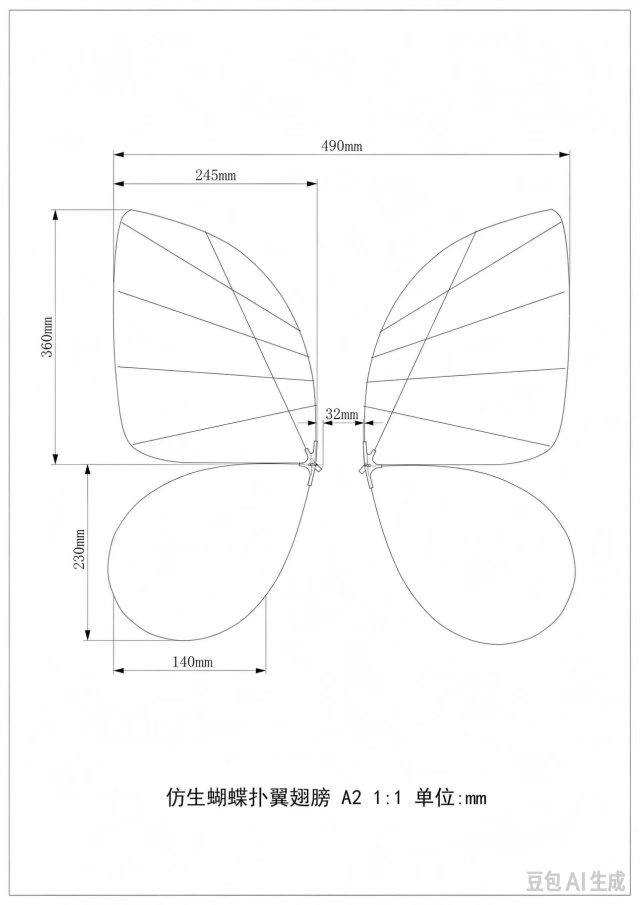
#> input picture 项目计划/docs/img/wing_A2_1to1.jpg, 1280 x 1810 px (shown at 1/2 size)
$ python measure_wing.py
#> lines starting #> are read from the running program, lines starting #| are printed output that depends on the picture; after the words box and inside, x2 and y2 are one past the last pixel; in counts of white or black regions, pixels touching at a corner belong together
"""Measure the wing drawing and compute aero / mechanism demands.

Workflow
1. flood-fill the background (sheet frame blocks it, so fill from inside too)
2. the four enclosed white regions are the wing panels
3. calibrate: forewing tip to forewing tip = 490 mm (as dimensioned)
4. per panel: area, span, chord, integral r^1 / r^2 / r^3 dA about the wing root
5. combine into half-wing numbers, compute lift / hinge moment / inertia / servo demand
6. annotate the drawing, write JSON + markdown report

Run:  python measure_wing.py
"""
import json
import os
from collections import deque

import numpy as np
from PIL import Image, ImageDraw

HERE = os.path.dirname(os.path.abspath(__file__))          # tools/calc
ROOT = os.path.dirname(os.path.dirname(HERE))              # project root
SRC = os.path.join(ROOT, 'docs', 'img', 'wing_A2_1to1.jpg')
ANN = os.path.join(ROOT, 'docs', 'img', 'wing_measured.png')
OUT_JSON = os.path.join(HERE, 'wing_measure.json')
OUT_MD = os.path.join(HERE, 'wing_report.md')

RHO, G = 1.225, 9.81
SPAN_MM = 490.0


def components(interior, H, W, min_px=15000):
    """4-connected component labelling with a BFS; returns arrays of (y, x)."""
    ys, xs = interior.nonzero()
    lab = np.zeros((H, W), np.int32)
    comps, cur = [], 0
    for k in np.argsort(ys * W + xs):
        y0, x0 = ys[k], xs[k]
        if lab[y0, x0]:
            continue
        cur += 1
        q = deque([(y0, x0)])
        lab[y0, x0] = cur
        pix = []
        while q:
            y, x = q.popleft()
            pix.append((y, x))
            for dy, dx in ((1, 0), (-1, 0), (0, 1), (0, -1)):
                ny, nx = y + dy, x + dx
                if 0 <= ny < H and 0 <= nx < W and interior[ny, nx] and lab[ny, nx] == 0:
                    lab[ny, nx] = cur
                    q.append((ny, nx))
        if len(pix) >= min_px:
            comps.append(np.array(pix))
    return comps


img = Image.open(SRC).convert('L')
W, H = img.size
#> W = 1280; H = 1810
a = np.array(img)
walls = a < 170
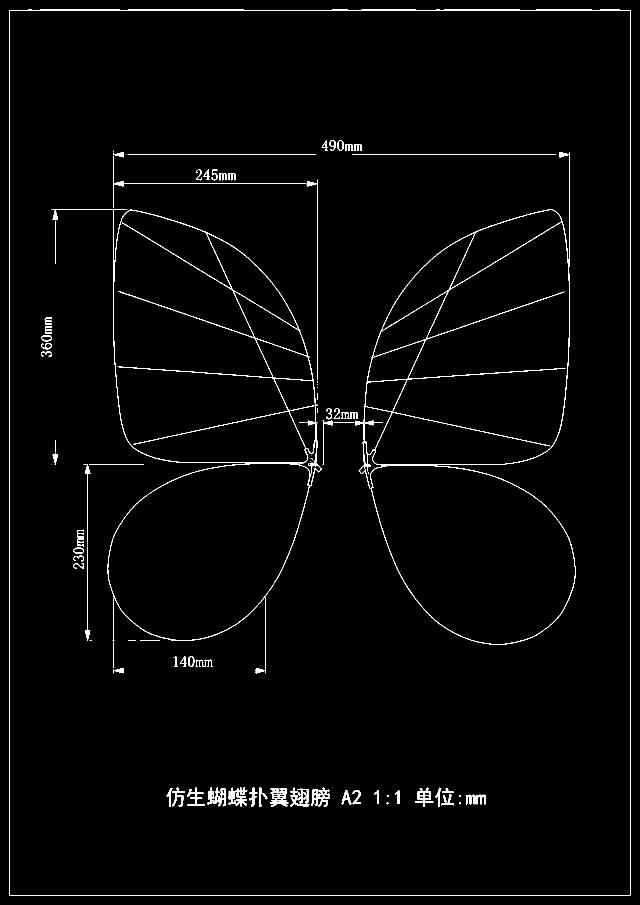
#> walls: shape (1810, 1280) bool (shown at 1/2 size); 1.6% white in thin lines or dots

b = Image.fromarray((walls * 255).astype(np.uint8)).convert('L')
#> b: PIL image 1280x1810 L; 1.6% white in thin lines or dots
for seed in [(2, 2), (W - 3, 2), (2, H - 3), (W - 3, H - 3), (W // 2, int(0.12 * H))]:
    ImageDraw.floodfill(b, seed, 128)
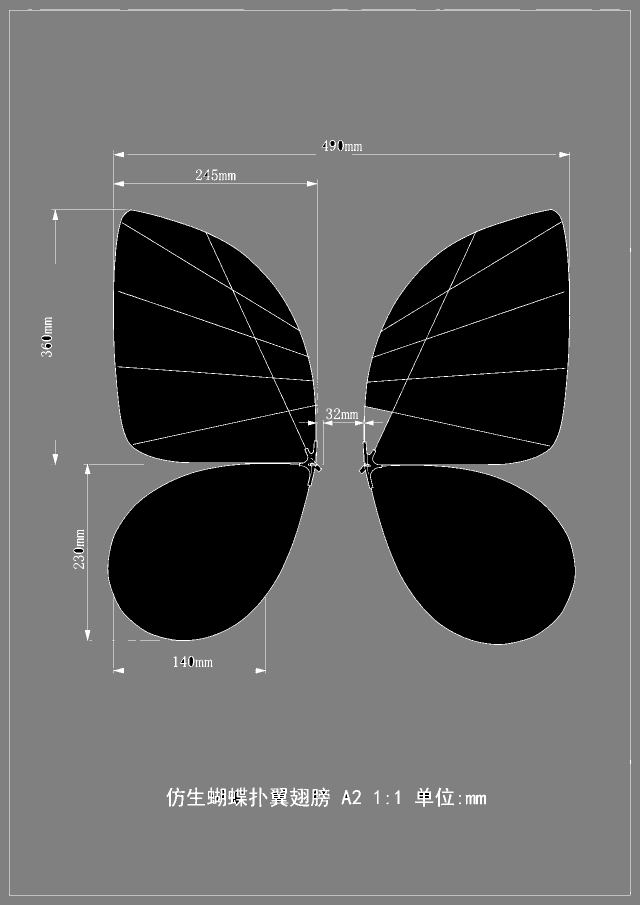
#> b: PIL image 1280x1810 L (shown at 1/2 size); min 0, max 255, mean 100.5
filled = np.array(b) == 128
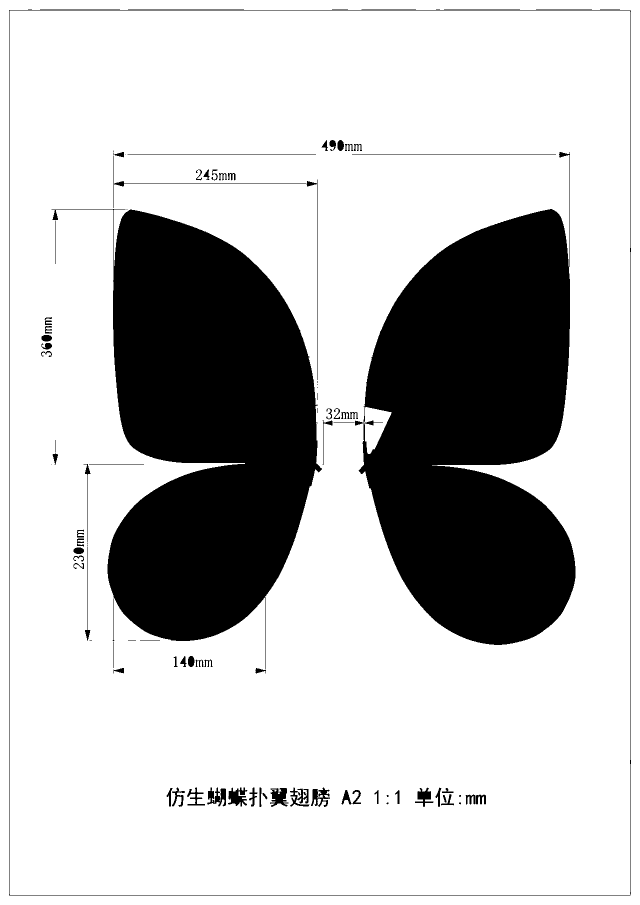
#> filled: shape (1810, 1280) bool (shown at 1/2 size); 75.4% white; 98 black regions (19 under 20 px), largest, box (x1, y1, x2, y2) and area: (717, 418, 1151, 1290) 275292, (215, 419, 644, 1282) 272392, (18, 19, 1262, 1791) 6897
interior = (~filled) & (~walls)
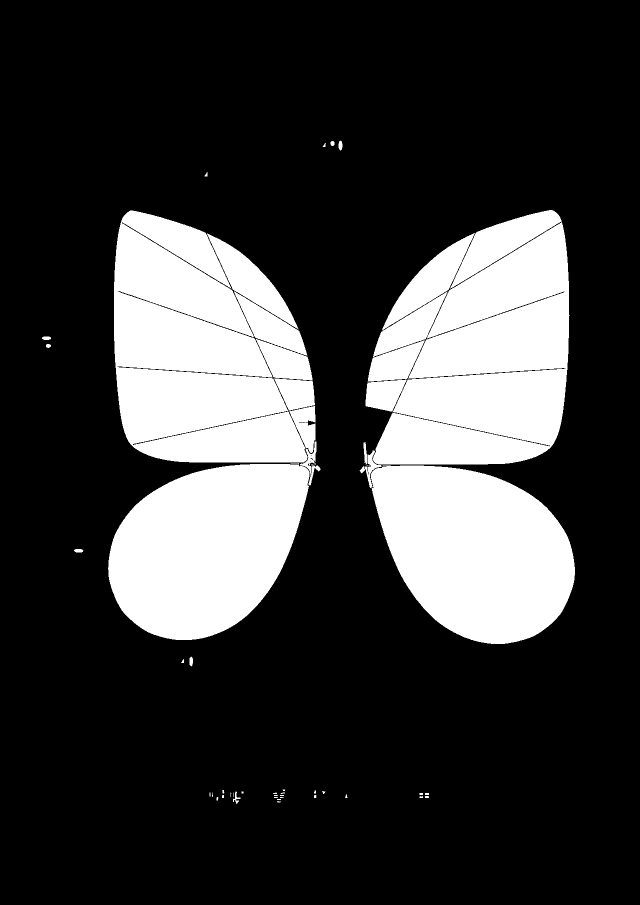
#> interior: shape (1810, 1280) bool (shown at 1/2 size); 23% white; 50 white regions (18 under 20 px), largest, box (x1, y1, x2, y2) and area: (731, 420, 1139, 929) 155188, (228, 421, 615, 925) 130969, (741, 931, 1150, 1288) 106353

comps = components(interior, H, W)
#> the loop in components, `for k in np.argsort(ys * W + xs):` made 533844 passes
#> (y0, x0) on passes 3 to 5: (282, 664), (282, 665), (282, 666)
#> after the loop in components, `for k in np.argsort(ys * W + xs):`:
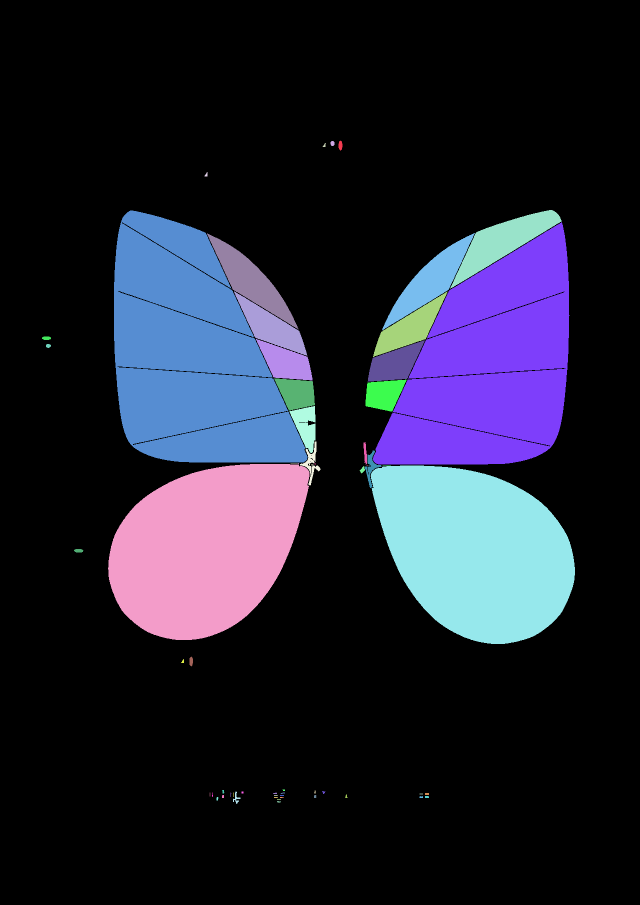
#> lab: shape (1810, 1280) int32 (shown at 1/2 size); 60 distinct labels, from 0 to 59; one colour per label, 0 black
#> after the loop in components, `for k in np.argsort(ys * W + xs):`: comps = 4 items; cur = 59
#> comps = 4 items
print('panels found:', [c.shape[0] for c in comps])
#| panels found: [130969, 122183, 104120, 106353]
comps = [c for c in comps if np.ptp(c[:, 1]) < 0.6 * W and np.ptp(c[:, 0]) < 0.6 * H]
print('wing panels:', [c.shape[0] for c in comps])
#| wing panels: [130969, 122183, 104120, 106353]

# ---------------------------------------------------------------- calibration
fore = [c for c in comps if c[:, 0].mean() < 0.55 * H]
#> fore = 2 items
if len(fore) != 2:
    raise SystemExit('expected 2 forewing panels, got %d' % len(fore))
x_tip_l = fore[0][:, 1].min() if fore[0][:, 1].mean() < W / 2 else fore[1][:, 1].min()
#> x_tip_l = 228
x_tip_r = fore[0][:, 1].max() if fore[0][:, 1].mean() > W / 2 else fore[1][:, 1].max()
#> x_tip_r = 1138
span_px = x_tip_r - x_tip_l
#> span_px = 910
px_per_mm = span_px / SPAN_MM
#> px_per_mm = 1.86
mm_per_px = 1.0 / px_per_mm
#> mm_per_px = 0.538
cx = W / 2.0
#> cx = 640
print('forewing tips x=%d..%d span=%d px -> %.4f px/mm (sheet width %.0f mm)'
      % (x_tip_l, x_tip_r, span_px, px_per_mm, W * mm_per_px))
#| forewing tips x=228..1138 span=910 px -> 1.8571 px/mm (sheet width 689 mm)

# ---------------------------------------------------------------- panel stats
panels = []
for c in comps:
    ys_, xs_ = c[:, 0], c[:, 1]
    side = 'L' if xs_.mean() < cx else 'R'
    part = 'fore' if ys_.mean() < 0.55 * H else 'hind'
    root_x = xs_.max() if side == 'L' else xs_.min()
    r = np.abs(root_x - xs_) * mm_per_px
    dA = mm_per_px ** 2
    panels.append(dict(side=side, part=part, root_px=int(root_x),
                       area_mm2=float(c.shape[0] * dA),
                       span_mm=float(r.max()),
                       chord_mm=float((ys_.max() - ys_.min()) * mm_per_px),
                       m1_mm3=float((r * dA).sum()),
                       m2_mm4=float((r ** 2 * dA).sum()),
                       m3_mm5=float((r ** 3 * dA).sum())))
    print('%s %s: area %5.0f mm2 | root->tip %4.0f mm | chord %4.0f mm | rms r %4.0f mm'
          % (side, part, panels[-1]['area_mm2'], panels[-1]['span_mm'],
             panels[-1]['chord_mm'], (panels[-1]['m2_mm4'] / panels[-1]['area_mm2']) ** 0.5))
#> this loop made 4 passes
#> (side, part, root_x) on passes 1 to 4: ('L', 'fore', 614), ('R', 'fore', 746), ('L', 'hind', 618), ('R', 'hind', 741)
#| L fore: area 37973 mm2 | root->tip  208 mm | chord  271 mm | rms r  135 mm
#| R fore: area 35426 mm2 | root->tip  211 mm | chord  261 mm | rms r  136 mm
#| L hind: area 30189 mm2 | root->tip  216 mm | chord  189 mm | rms r  123 mm
#| R hind: area 30836 mm2 | root->tip  220 mm | chord  192 mm | rms r  125 mm
#> after the loop, panels = 4 items

left = [p for p in panels if p['side'] == 'L']
#> left = 2 items
A_half = sum(p['area_mm2'] for p in left) * 1e-6
#> A_half = 0.0682
I1 = sum(p['m2_mm4'] for p in left) * 1e-12
#> I1 = 0.00115
I3 = sum(p['m3_mm5'] for p in left) * 1e-15
#> I3 = 0.000178
b_half = max(p['span_mm'] for p in left) * 1e-3
#> b_half = 0.216
print('\nhalf wing: A=%.4f m2  b=%.0f mm  I1=%.3e m4  I3=%.3e m5'
      % (A_half, b_half * 1e3, I1, I3))
#| half wing: A=0.0682 m2  b=216 mm  I1=1.149e-03 m4  I3=1.783e-04 m5

# ---------------------------------------------------------------- chord profile / MAC
left_mask = np.zeros((H, W), bool)
#> left_mask: shape (1810, 1280) bool; every value is 0
for c in comps:
    if c[:, 1].mean() < cx:
        left_mask[c[:, 0], c[:, 1]] = True
#> this loop made 4 passes
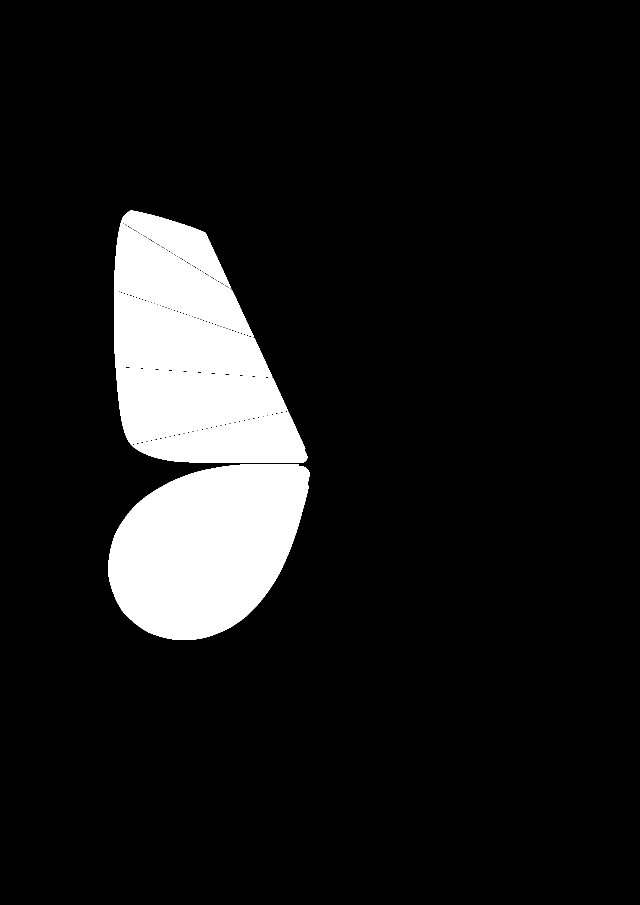
#> left_mask: shape (1810, 1280) bool (shown at 1/2 size); 10.1% white; 2 white regions, box (x1, y1, x2, y2) and area: (228, 421, 615, 925) 130969, (216, 928, 619, 1280) 104120
cols = np.flatnonzero(left_mask.any(axis=0))
#> cols = 403 values from 216 to 618
chord_px, yle_px = [], []
for x in cols:
    yy = np.flatnonzero(left_mask[:, x])
    if yy.size:
        chord_px.append(yy.max() - yy.min() + 1)
        yle_px.append(yy.min())
#> this loop made 403 passes
#> yy on pass 1: [1135, 1136, 1137, 1138]
#> after the loop, chord_px = 403 values, max 840 at index 105, min 4 at index 0, mean 628.6; yle_px = 403 values, max 1135 at index 0, min 421 at index 44, mean 589.8
chord_px = np.array(chord_px, float)
yle_px = np.array(yle_px, float)
c_mm = chord_px * mm_per_px
#> c_mm = 403 values, max 452.3 at index 105, min 2.15 at index 0, mean 338.5
MAC = float((c_mm ** 2).sum() / c_mm.sum())
#> MAC = 389
ac_y_mm = float(((c_mm ** 2) * (yle_px * mm_per_px + 0.25 * c_mm)).sum() / (c_mm ** 2).sum())
#> ac_y_mm = 368.3
y_front_mm = float(yle_px.min() * mm_per_px)
#> y_front_mm = 226.7
ac_from_le = ac_y_mm - y_front_mm
#> ac_from_le = 141.6
print('mean chord %.0f mm, MAC %.0f mm, quarter-MAC at %.0f mm behind the wing front point'
      % (c_mm.mean(), MAC, ac_from_le))
#| mean chord 338 mm, MAC 389 mm, quarter-MAC at 142 mm behind the wing front point


# ---------------------------------------------------------------- aero / mechanism
def analysis(mass_g, m_wing_g, phi_deg, f, Cl=0.8, up=0.65, i=4.0, eff=0.85, zeta=0.12):
    w, phi = 2 * np.pi * f, np.radians(phi_deg)
    J = (m_wing_g / 1000) / A_half * I1
    L = 2 * (0.5 * RHO * Cl * (phi * w) ** 2 / 2 * I1) * (1 + up) / 2
    M_aero = 0.5 * RHO * Cl * (phi * w) ** 2 * I3
    M_in = J * phi * w ** 2
    M_damp = 2 * zeta * M_in
    M_servo = (M_aero + M_in + M_damp) / i / eff
    travel = phi_deg / i
    rate = travel * w
    return dict(J=J, lift=L, weight=mass_g / 1000 * G, M_aero=M_aero, M_in=M_in,
                M_damp=M_damp, servo_kgcm=M_servo / 0.0980665,
                travel_deg=travel, rate_deg_s=rate)


def hover_f(mass_g, phi_deg, Cl=0.8):
    target = mass_g / 1000 * G
    lo, hi = 0.5, 15.0
    for _ in range(60):
        mid = (lo + hi) / 2
        if analysis(mass_g, 5.5, phi_deg, mid, Cl=Cl)['lift'] < target:
            lo = mid
        else:
            hi = mid
    return (lo + hi) / 2


print('\n=== 75 g design point, i=4.0, Cl=0.8 (conservative) ===')
print('%-5s %-5s %8s %8s %10s %10s %10s %9s' %
      ('f', 'Phi', 'lift', 'weight', 'M_in', 'M_aero', 'servo', 'rate'))
for f in (5.0, 5.5, 6.0, 6.5, 7.0):
    for phi in (45, 50, 55, 60):
        r = analysis(75, 5.5, phi, f)
        print('%-5.1f %-5d %8.2f %8.2f %10.2f %10.2f %10.2f %9.0f' %
              (f, phi, r['lift'], r['weight'], r['M_in'] / 0.0980665,
               r['M_aero'] / 0.0980665, r['servo_kgcm'], r['rate_deg_s']))
#> this loop made 5 passes
#> (printed output is left out)

print('\n=== same, Cl=1.15 (flat-plate normal force, optimistic) ===')
for f in (5.0, 5.5, 6.0):
    for phi in (50, 55, 60):
        r = analysis(75, 5.5, phi, f, Cl=1.15)
        print('%-5.1f %-5d lift=%5.2f N (need 0.74)  servo=%.2f kgcm  rate=%.0f deg/s'
              % (f, phi, r['lift'], r['servo_kgcm'], r['rate_deg_s']))
#> this loop made 3 passes
#> f on passes 1 to 3: 5, 5.5, 6
#| 5.0   50    lift= 0.50 N (need 0.74)  servo=0.58 kgcm  rate=393 deg/s
#| 5.0   55    lift= 0.61 N (need 0.74)  servo=0.67 kgcm  rate=432 deg/s
#| 5.0   60    lift= 0.72 N (need 0.74)  servo=0.76 kgcm  rate=471 deg/s
#| 5.5   50    lift= 0.61 N (need 0.74)  servo=0.70 kgcm  rate=432 deg/s
#| 5.5   55    lift= 0.73 N (need 0.74)  servo=0.81 kgcm  rate=475 deg/s
#| 5.5   60    lift= 0.87 N (need 0.74)  servo=0.92 kgcm  rate=518 deg/s
#| 6.0   50    lift= 0.72 N (need 0.74)  servo=0.84 kgcm  rate=471 deg/s
#| 6.0   55    lift= 0.87 N (need 0.74)  servo=0.96 kgcm  rate=518 deg/s
#| 6.0   60    lift= 1.04 N (need 0.74)  servo=1.10 kgcm  rate=565 deg/s

print('\n=== hover frequency needed (Cl=0.8) ===')
print('   mass   Phi=50   Phi=55   Phi=60')
for m in (65, 70, 75, 80, 85, 105):
    print('   %4d g %7.2f %8.2f %8.2f Hz' % (m, hover_f(m, 50), hover_f(m, 55), hover_f(m, 60)))
#> this loop made 6 passes
#> m on passes 2 to 6: 70, 75, 80, 85, 105
#> m on pass 1: 65
#|      65 g    6.76     6.14     5.63 Hz
#|      70 g    7.01     6.38     5.84 Hz
#|      75 g    7.26     6.60     6.05 Hz
#|      80 g    7.50     6.82     6.25 Hz
#|      85 g    7.73     7.03     6.44 Hz
#|     105 g    8.59     7.81     7.16 Hz

# ---------------------------------------------------------------- annotate
rgb = Image.open(SRC).convert('RGB')
#> rgb is the input picture: PIL image 1280x1810 RGB; min 0, max 255, mean 251.4
d = ImageDraw.Draw(rgb)
colors = [(255, 0, 0), (0, 150, 0), (0, 0, 255), (200, 0, 200)]
for c, col in zip(comps, colors):
    for y, x in c[::40]:
        d.point((int(x), int(y)), fill=col)
#> this loop made 4 passes
#> col on passes 1 to 4: (255, 0, 0), (0, 150, 0), (0, 0, 255), (200, 0, 200)
d.line([(0, y_front_mm * px_per_mm), (W, y_front_mm * px_per_mm)], fill=(255, 140, 0), width=2)
d.line([(0, ac_y_mm * px_per_mm), (W, ac_y_mm * px_per_mm)], fill=(0, 160, 160), width=2)
rgb.save(ANN)
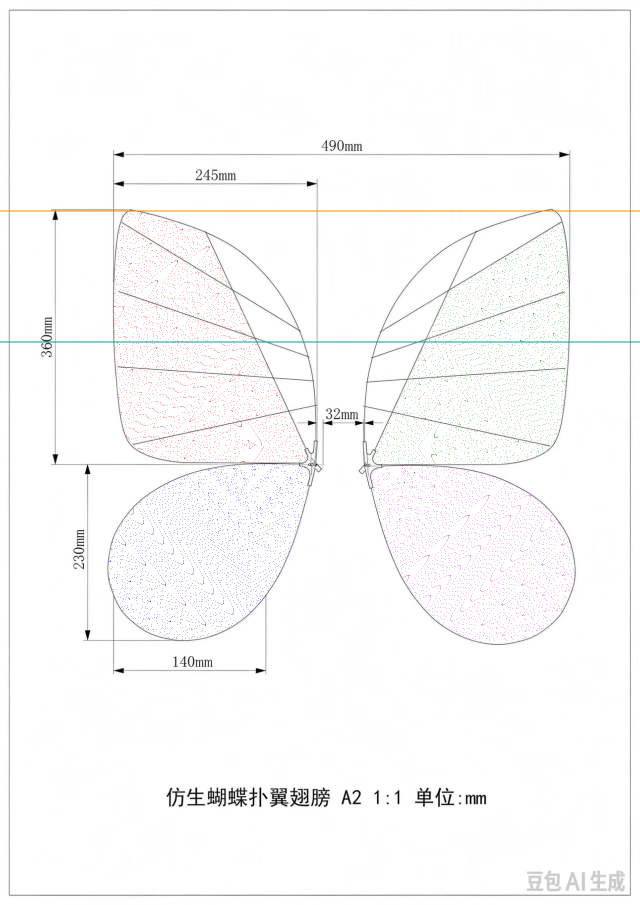
#> saved as wing_measured.png: PIL image 1280x1810 RGB (shown at 1/2 size); mean R, G, B 250.5, 250.1, 250.3
print('\nannotated ->', ANN)

# ---------------------------------------------------------------- write outputs
masses = (65, 70, 75, 80, 85, 105)
res = dict(source=SRC, span_mm=SPAN_MM, px_per_mm=px_per_mm, image=[W, H],
           panels=panels,
           half=dict(area_m2=A_half, total_area_m2=2 * A_half, b_mm=b_half * 1e3,
                     I1_m4=I1, I3_m5=I3,
                     rms_r_mm=(I1 / A_half) ** 0.5 * 1e3,
                     mean_chord_mm=A_half / b_half * 1e3,
                     MAC_mm=MAC, ac_from_le_mm=ac_from_le,
                     aspect_ratio=(2 * b_half) ** 2 / (2 * A_half)),
           hover_f=dict(mass=list(masses),
                        f50=[hover_f(m, 50) for m in masses],
                        f55=[hover_f(m, 55) for m in masses],
                        f60=[hover_f(m, 60) for m in masses]))
with open(OUT_JSON, 'w', encoding='utf-8') as fh:
    json.dump(res, fh, ensure_ascii=False, indent=2)

L = ['# 翼型实测与气动估算（据 490 mm 翼型图）', '',
     '> 由 `tools/calc/measure_wing.py` 自动生成；准定常气动，Cl=0.8、上拍升力系数 0.65、传动比 i=4.0、效率 0.85。', '',
     '## 1. 几何（像素测量，按前翅尖距 490 mm 标定）', '',
     '| 项目 | 数值 |', '|---|---|',
     '| 翼展（前翅尖距） | 490 mm |',
     '| 单侧翼面积 | %.4f m² |' % A_half,
     '| 双侧总面积 | %.4f m² |' % (2 * A_half),
     '| 单侧翼根→翼尖 b | %.0f mm |' % (b_half * 1e3),
     '| 平均弦长 A/b | %.0f mm |' % (A_half / b_half * 1e3),
     '| 平均气动弦 MAC | %.0f mm |' % MAC,
     '| 1/4 MAC 距翼最前点 | %.0f mm |' % ac_from_le,
     '| 展弦比 | %.2f |' % ((2 * b_half) ** 2 / (2 * A_half)),
     '| ∫r²dA | %.3e m⁴ |' % I1,
     '| ∫r³dA | %.3e m⁵ |' % I3, '',
     '## 2. 悬停所需拍翅频率（Cl=0.8）', '',
     '| 全重 | ±50° | ±55° | ±60° |', '|---|---|---|---|']
for m, a_, b_, c_ in zip(masses,
                         [hover_f(m, 50) for m in masses],
                         [hover_f(m, 55) for m in masses],
                         [hover_f(m, 60) for m in masses]):
    L.append('| %d g | %.2f Hz | %.2f Hz | %.2f Hz |' % (m, a_, b_, c_))
#> this loop made 6 passes
#> (m, a_, b_, c_) on passes 1 to 6: (65, 6.76, 6.14, 5.63), (70, 7.01, 6.38, 5.84), (75, 7.26, 6.6, 6.05), (80, 7.5, 6.82, 6.25), (85, 7.73, 7.03, 6.44), (105, 8.59, 7.81, 7.16)
L += ['', '## 3. 75 g 设计点的舵机需求（i=4.0，效率 0.85）', '',
      '| 频率 | 幅度 | 舵机扭矩 | 舵机角速度 |', '|---|---|---|---|']
for f_ in (5.0, 5.5, 6.0, 6.5):
    for phi in (55, 60):
        r = analysis(75, 5.5, phi, f_)
        L.append('| %.1f Hz | ±%d° | %.2f kg·cm | %.0f °/s |'
                 % (f_, phi, r['servo_kgcm'], r['rate_deg_s']))
L.append('')
with open(OUT_MD, 'w', encoding='utf-8') as fh:
    fh.write('\n'.join(L))
print('wrote', OUT_JSON, OUT_MD)
